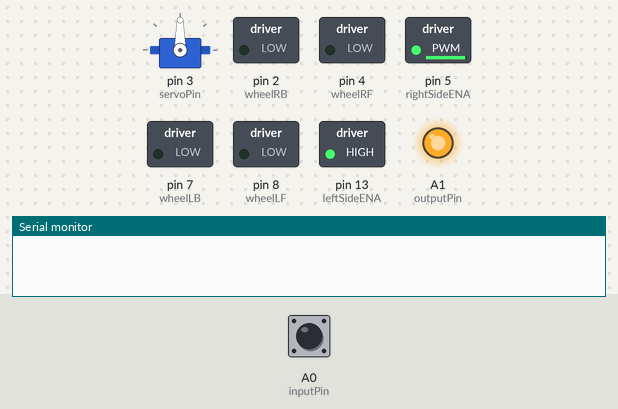
The sketch below on a simulated Arduino Uno, built with avr-gcc and run on an emulated ATmega328P. On the bench: servo, switched loads named in the sketch (green lamp = pin HIGH), output pins drawn as LEDs (lit = HIGH), the last lines printed to the serial monitor. The inputs (shaded band) are chosen by the test bench; at power-on: A0 (inputPin) LOW.

Above: at 1.2 s.
1.3 s: A0 (inputPin) pulsed HIGH 5 times (0.12 s each, 0.3 s apart)
At 4.6 s:
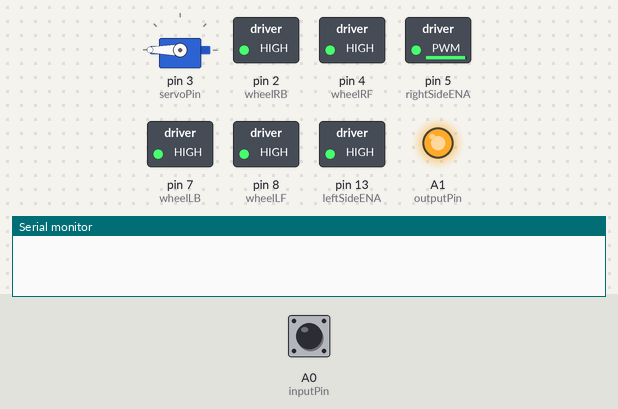
5.8 s: A0 (inputPin) pulsed HIGH 5 times (0.12 s each, 0.3 s apart)
At 11.3 s:
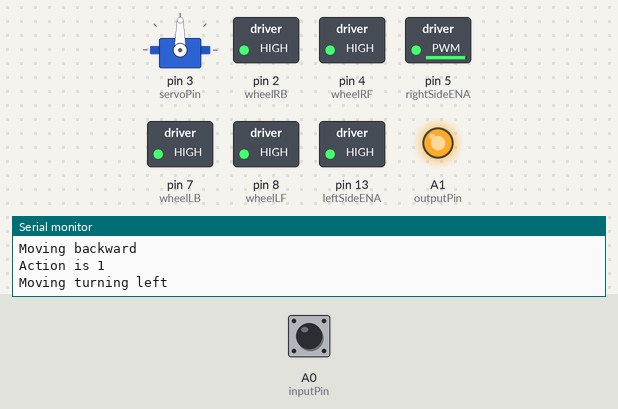
At 16.9 s:
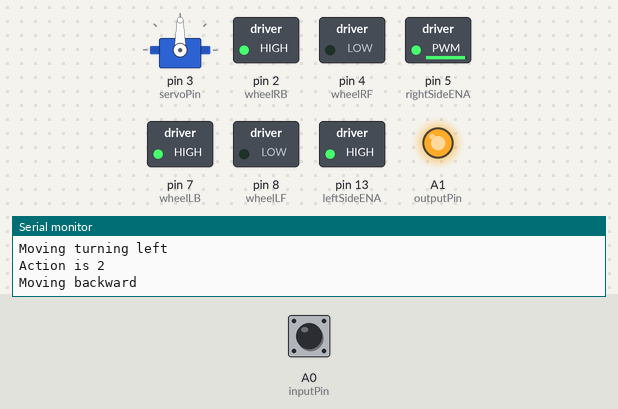
Timing chart, 0 to 35.1 s (numbered marks = the images above; inputs shaded):
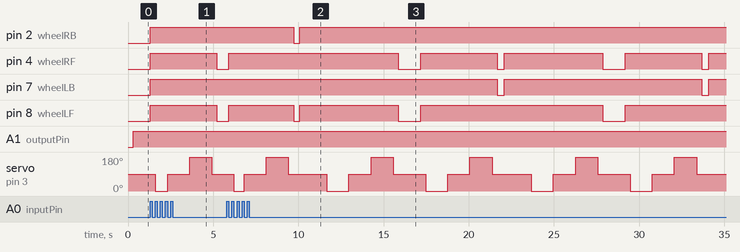

The sketch:

obstacle-avoidance.ino
```cpp
#include <Wire.h>
#include <Servo.h>

Servo servo;

int inputPin = A0;  // ultrasonic module   ECHO to A0
int outputPin = A1;  // ultrasonic module  TRIG to A1

int servoPin = 3;
int turningAngle = 3;

int wheelLF = 8;
int wheelLB = 7;
int wheelRF = 4;
int wheelRB = 2;

int leftSideENA = 13; // allows to control speed
int rightSideENA = 5;

const int numAngles = 3;
int angles[numAngles] = {0, 90, 180};  // only three directions for now
const int radius = 15;

int previousAction = -1;

int* lookAround();
int lookInDirection(int angle);
void resetServo();
int chooseAction(int *obs);
void pinWheels();
void setWheelsSpeed();

void moveForward();
void moveBackward();
void turn90right();
void turn90left();
void stopMoving();


void setup() {
  Serial.begin(9600);

  pinServoAndUltrSonic();
  pinWheels();
  setWheelsSpeed();
}


void loop() {
  int distance = lookInDirection(90);

  if (distance > radius && previousAction != 2) {
    Serial.println("Moving forward");
    moveForward();
  } else {
    stopMoving();

    int *obs = lookAround();

    int action = chooseAction(obs, previousAction);
    Serial.println("Action is " + String(action));

    if (action == 0) {
      Serial.println("Moving turning rignt");
      turn90right();
    } else if (action == 1) {
      Serial.println("Moving turning left");
      turn90left();
    } else if (action == 2) {
      Serial.println("Moving backward");
      moveBackward();
    }
    delete[] obs;

    previousAction = action;
  }
}


void moveForward() {
  digitalWrite(wheelRF, HIGH);
  digitalWrite(wheelRB, LOW);

  digitalWrite(wheelLF, HIGH);
  digitalWrite(wheelLB, LOW);
}


void moveBackward() {
  digitalWrite(wheelRF, LOW);
  digitalWrite(wheelRB, HIGH);

  digitalWrite(wheelLF, LOW);
  digitalWrite(wheelLB, HIGH);
}


void stopMoving() {
  digitalWrite(wheelRF, HIGH);
  digitalWrite(wheelRB, HIGH);

  digitalWrite(wheelLF, HIGH);
  digitalWrite(wheelLB, HIGH);
}


void turn90left() {
  digitalWrite(wheelRF, HIGH);
  digitalWrite(wheelRB, LOW);

  digitalWrite(wheelLF, LOW);
  digitalWrite(wheelLB, HIGH);

  // for whatever reason it turns left faster
  delay(350); // for completing the maneuver
  stopMoving();
}


void turn90right() {
  digitalWrite(wheelRF, LOW);
  digitalWrite(wheelRB, HIGH);

  digitalWrite(wheelLF, HIGH);
  digitalWrite(wheelLB, LOW);

  delay(400); // for completing the maneuver, turning right takes more time
  stopMoving();
}


void pinServoAndUltrSonic() {
  servo.attach(servoPin);
  pinMode(inputPin, INPUT);
  pinMode(outputPin, OUTPUT);
}


void pinWheels() {
  pinMode(wheelLF, OUTPUT);
  pinMode(wheelLB, OUTPUT);
  pinMode(wheelRF, OUTPUT);
  pinMode(wheelRB, OUTPUT);

  pinMode(leftSideENA, OUTPUT);
  pinMode(rightSideENA, OUTPUT);
}


void setWheelsSpeed() {
  analogWrite(rightSideENA, 250);
  analogWrite(leftSideENA, 250);
}


int chooseAction(int *obs, int previousAction) {
  int action = -1;

  if (previousAction == 2) {
    if (obs[0] >= obs[2]) {
      return 0;
    }
    else {
      return 1;
    }
  }

  if (obs[0] >= obs[2] and obs[0] > radius) {
      action = 0;
    }
  else if (obs[2] > obs[0] and obs[2] > radius) {
      action = 1;
    }
  else {
      action = 2;
    }
  return action;
}


int* lookAround() {
  resetServo();

  // length equals to number of angles, values are distances in diff directions
  int *observations = new int[numAngles];

  for(int i = 0; i < numAngles; i++) {
    int distance = lookInDirection(angles[i]);
    observations[i] = distance;
  }

  resetServo();

  return observations;
}


int lookInDirection(int angle) {
  servo.write(angle);
  delay(300);

  // this is how sound pulse works https://bit.ly/3iruAAs
  digitalWrite(outputPin, LOW);
  delayMicroseconds(2);
  digitalWrite(outputPin, HIGH);
  delayMicroseconds(10);

  float pulseTime = pulseIn(inputPin, HIGH);
  int distance = (int) pulseTime * 0.034 / 2; // convertion of time to dist in cm

  return distance;
}

void resetServo() {
  servo.write(90);
  delay(300);
}
```

Measured:
- after the input at 5.8 s, pin 2 (wheelRB): HIGH → LOW after 3.9 s, → HIGH 0.35 s later
- by itself, pin 7 (wheelLB): alternates HIGH for 11.6 s and LOW for 0.40 s
- by itself, servo on pin 3 (servoPin): repeats every 12.0 s: 90° 1.3 s, 180° 1.3 s, 90° 2.3 s, 0° 1.3 s, 90° 1.3 s, 180° 1.3 s, 90° 1.9 s, 0° 1.3 s
